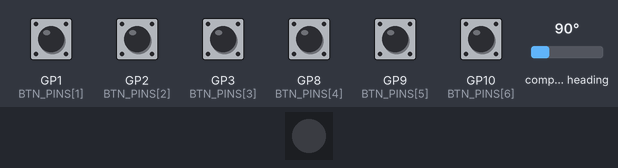
Bench run of a sketch on a simulated Raspberry Pi Pico. On the bench: 1 RGB LEDs in strip order, left to right. Wiring (inferred from the names in the program): AS5600 angle sensor at I2C address 0x36. The test bench sets the inputs (shaded band); at power-on: GP1 (BTN_PINS[1]), GP2 (BTN_PINS[2]), GP3 (BTN_PINS[3]), GP8 (BTN_PINS[4]), GP9 (BTN_PINS[5]), GP10 (BTN_PINS[6]) HIGH, compass heading 90°. Dim RGB values are drawn brighter than linear; USB keyboard and mouse output is not drawn; what the sketch prints to the serial monitor is not drawn.

Above: at 1.7 s.
1.8 s: GP1 (BTN_PINS[1]) pulled LOW for 0.15 s
At 1.85 s:
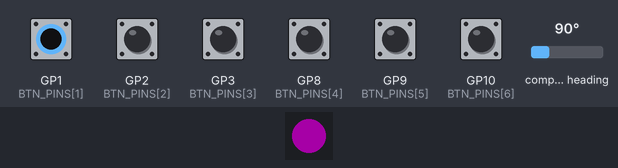
Timing chart, 0 to 4.8 s (numbered marks = the images above; inputs shaded):
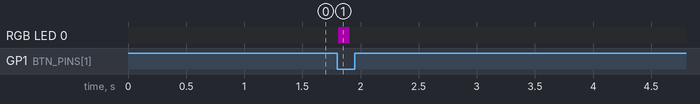

Measured:
- after the input at 1.8 s, RGB LED 0: off → RGB(40, 0, 40) at once, → off 0.10 s later

The sketch:

rp2040_controller.ino
```cpp
#include <Arduino.h>
#include <Wire.h>
#include <Mouse.h>
#include <Keyboard.h>
#include <Adafruit_NeoPixel.h>
#include <math.h>

// ============================================================
// 用户可配置参数
// ============================================================

// ---- 鼠标灵敏度 ----
const float ENCODER_SENSITIVITY_X = 0.020f;
const float ENCODER_SENSITIVITY_Y = 0.020f;
const bool INVERT_X = false;
const bool INVERT_Y = false;

// ---- 编码器死区 ----
const int ENCODER_DEAD_ZONE = 1;
const int DEAD_ZONE_SOFT_END = 3;
const bool SOFT_DEAD_ZONE = false;

// ---- 1€ 滤波器 ----
const float ONE_EURO_FC_MIN = 2.5f;
const float ONE_EURO_BETA = 0.025f;
const float ONE_EURO_FC_D = 1.0f;

// ---- 响应曲线 ----
const float POWER_CURVE = 1.12f;

// ---- 方向消抖 (ms) ----
const int DIRECTION_DEBOUNCE_MS = 3;

// ---- I2C 频率 (Hz) ----
const uint32_t I2C_FREQ = 400000;

const uint32_t LOOP_PERIOD_US = 1000;

// ---- 按钮去抖 (ms) ----
const int BTN_DEBOUNCE_MS = 5;

// ---- NeoPixel ----
const int NEO_PIN = 16;
const int NEO_NUM = 1;
const int NEO_BRI = 40; // 0-255

const uint32_t LED_INIT = 0x0000FF;
const uint32_t LED_IDLE = 0x000000;
const uint32_t LED_PRESS = 0xFF00FF;
const uint32_t LED_STOP = 0xFF0000;

const uint32_t HEARTBEAT_INTERVAL = 1000;

const int BTN_PINS[] = {0, 1, 2, 3, 8, 9, 10};
const int BTN_COUNT = sizeof(BTN_PINS) / sizeof(BTN_PINS[0]);
const char BTN_KEYS[] = {'d', 'f', 'j', 'k', 'c', 'm', 'y'};
//   BT_A='d'  BT_B='f'  BT_C='j'  BT_D='k'
//   FX_L='c'  FX_R='m'  START='y'

struct EncoderState
{
    uint16_t raw_angle;
    uint16_t last_angle;
    bool angle_valid;
    uint32_t seq;
};
static EncoderState g_enc_x, g_enc_y;

struct PipelineState
{
    float accum;
    float xhat;
    float dxhat;
    float prev_raw;
    uint64_t prev_ts_us;
    int last_dir;
    uint64_t debounce_until_us;
};
static PipelineState g_pipe_x, g_pipe_y;

// ---- 按钮 ----
struct ButtonState
{
    int pin;
    char key;
    bool pressed;
    uint32_t last_ms;
    bool debouncing;
};
static ButtonState g_btns[BTN_COUNT];

// ---- LED ----
static Adafruit_NeoPixel g_led(NEO_NUM, NEO_PIN, NEO_GRB + NEO_KHZ800);
static uint32_t g_led_color = LED_IDLE;
static uint32_t g_led_off_ms = 0;
static bool g_led_on = false;

const uint8_t AS5600_ADDR = 0x36;
const uint8_t AS5600_REG_RAW = 0x0C;
const uint8_t AS5600_REG_STATUS = 0x0B;

static uint16_t i2c_read_raw_angle(TwoWire &wire, uint8_t addr)
{
    wire.beginTransmission(addr);
    wire.write(AS5600_REG_RAW);
    wire.endTransmission(false);

    wire.requestFrom(addr, (uint8_t)2);
    uint8_t hi = wire.read();
    uint8_t lo = wire.read();

    return ((uint16_t)(hi & 0x0F) << 8) | lo;
}

static bool i2c_init_and_check(TwoWire &wire, const char *name)
{
    wire.begin();
    wire.setClock(I2C_FREQ);

    wire.beginTransmission(AS5600_ADDR);
    wire.write(AS5600_REG_STATUS);
    wire.endTransmission(false);
    wire.requestFrom(AS5600_ADDR, (uint8_t)1);

    if (!wire.available())
    {
        Serial.print("  [");
        Serial.print(name);
        Serial.println("] I2C read failed!");
        return false;
    }

    uint8_t st = wire.read();
    bool md = (st >> 5) & 1;
    bool mh = (st >> 3) & 1;

    if (md && !mh)
    {
        uint16_t angle = i2c_read_raw_angle(wire, AS5600_ADDR);
        Serial.print("  [");
        Serial.print(name);
        Serial.print("] Magnet OK, angle=");
        Serial.println(angle);
        return true;
    }

    Serial.print("  [");
    Serial.print(name);
    Serial.print("] WARNING: Magnet issue (status=0x");
    Serial.print(st, HEX);
    Serial.println(")");
    return false;
}

static void read_both_encoders(uint16_t &out_x, uint16_t &out_y)
{

    Wire.beginTransmission(AS5600_ADDR);
    Wire.write(AS5600_REG_RAW);
    Wire.endTransmission(false);

    Wire1.beginTransmission(AS5600_ADDR);
    Wire1.write(AS5600_REG_RAW);
    Wire1.endTransmission(false);

    Wire.requestFrom(AS5600_ADDR, (uint8_t)2);
    Wire1.requestFrom(AS5600_ADDR, (uint8_t)2);

    uint8_t x_hi = Wire.read();
    uint8_t x_lo = Wire.read();
    uint8_t y_hi = Wire1.read();
    uint8_t y_lo = Wire1.read();

    out_x = ((uint16_t)(x_hi & 0x0F) << 8) | x_lo;
    out_y = ((uint16_t)(y_hi & 0x0F) << 8) | y_lo;
}

#define M_PI_f 3.1415926535f

static float apply_dead_zone(float delta)
{
    float abs_d = fabsf(delta);
    if (abs_d < (float)ENCODER_DEAD_ZONE)
        return 0.0f;
    if (SOFT_DEAD_ZONE && abs_d < (float)DEAD_ZONE_SOFT_END)
    {
        float factor = (abs_d - ENCODER_DEAD_ZONE) / (float)(DEAD_ZONE_SOFT_END - ENCODER_DEAD_ZONE);
        return (delta > 0 ? 1.0f : -1.0f) * abs_d * factor;
    }
    return delta;
}

static float apply_one_euro(PipelineState *s, float raw, uint64_t now_us)
{
    if (ONE_EURO_FC_MIN <= 0.0f || ONE_EURO_BETA <= 0.0f)
        return raw;

    if (s->prev_ts_us == 0)
    {
        s->xhat = raw;
        s->dxhat = 0.0f;
        s->prev_raw = raw;
        s->prev_ts_us = now_us;
        return raw;
    }

    float dt = (float)(now_us - s->prev_ts_us) * 1e-6f;
    if (dt < 0.00005f)
        dt = 0.00005f;
    s->prev_ts_us = now_us;

    float alpha_d = dt / (dt + 1.0f / (2.0f * M_PI_f * ONE_EURO_FC_D));
    float speed = (raw - s->prev_raw) / dt;
    s->dxhat = alpha_d * speed + (1.0f - alpha_d) * s->dxhat;

    // 自适应截止频率
    float fc = ONE_EURO_FC_MIN + ONE_EURO_BETA * fabsf(s->dxhat);

    // 平滑信号
    float alpha = dt / (dt + 1.0f / (2.0f * M_PI_f * fc));
    s->xhat = alpha * raw + (1.0f - alpha) * s->xhat;

    s->prev_raw = raw;
    return s->xhat;
}

static float apply_power_curve(float val)
{
    if (POWER_CURVE == 1.0f)
        return val;
    float sign = (val >= 0.0f) ? 1.0f : -1.0f;
    return sign * powf(fabsf(val), POWER_CURVE);
}

static float apply_direction_debounce(PipelineState *s, float dx,
                                      uint64_t now_us)
{
    if (DIRECTION_DEBOUNCE_MS <= 0 || dx == 0.0f)
        return dx;

    int dir = (dx > 0.0f) ? 1 : -1;
    uint64_t debounce_us = (uint64_t)DIRECTION_DEBOUNCE_MS * 1000ULL;

    if (s->last_dir != 0 && dir != s->last_dir)
    {
        if (now_us < s->debounce_until_us)
            return 0.0f;
        s->debounce_until_us = now_us + debounce_us;
        s->last_dir = dir;
    }
    else
    {
        s->last_dir = dir;
        s->debounce_until_us = 0;
    }
    return dx;
}

static float run_pipeline(PipelineState *s, float dx, uint64_t now_us)
{
    dx = apply_dead_zone(dx);
    dx = apply_one_euro(s, dx, now_us);
    dx = apply_power_curve(dx);
    dx = apply_direction_debounce(s, dx, now_us);
    return dx;
}

static int compute_delta(uint16_t raw, uint16_t *last, bool *valid)
{
    if (!*valid)
    {
        *last = raw;
        *valid = true;
        return 0;
    }
    int d = (int)raw - (int)(*last);
    *last = raw;
    if (d > 2048)
        return d - 4096;
    else if (d < -2048)
        return d + 4096;
    return d;
}

static void buttons_init()
{
    for (int i = 0; i < BTN_COUNT; i++)
    {
        g_btns[i].pin = BTN_PINS[i];
        g_btns[i].key = BTN_KEYS[i];
        g_btns[i].pressed = false;
        g_btns[i].last_ms = 0;
        g_btns[i].debouncing = false;
        pinMode(BTN_PINS[i], INPUT_PULLUP);
    }
}

static void buttons_poll()
{
    uint32_t now = millis();

    for (int i = 0; i < BTN_COUNT; i++)
    {
        ButtonState *b = &g_btns[i];
        bool raw = !digitalRead(b->pin);

        if (raw == b->pressed)
        {
            b->debouncing = false;
            continue;
        }

        if (!b->debouncing)
        {
            b->debouncing = true;
            b->last_ms = now;
            continue;
        }

        if (now - b->last_ms >= (uint32_t)BTN_DEBOUNCE_MS)
        {
            b->pressed = raw;
            b->debouncing = false;

            if (raw)
            {
                Keyboard.press(b->key);
            }
            else
            {
                Keyboard.release(b->key);
            }

            if (raw)
            {
                g_led_color = LED_PRESS;
                g_led_on = true;
                g_led_off_ms = millis() + 100;
            }
        }
    }
}

static void led_init()
{
    g_led.begin();
    g_led.setBrightness(NEO_BRI);
    g_led.setPixelColor(0, LED_INIT);
    g_led.show();
}

static void led_update()
{
    if (g_led_on && millis() > g_led_off_ms)
    {
        g_led_color = LED_IDLE;
        g_led_on = false;
    }
    g_led.setPixelColor(0, g_led_color);
    g_led.show();
}

void setup()
{
    Serial.begin(115200);
    delay(500);

    Serial.println(F("\n========================================"));
    Serial.println(F("  SDVX Controller — RP2040 + AS5600"));
    Serial.println(F("  [C: Dual HW I2C @ 1000Hz]"));
    Serial.println(F("========================================"));

    // ---- LED ----
    led_init();

    // ---- I2C + 编码器 ----
    Serial.println(F("\n[I2C] Initializing dual I2C buses..."));
    Wire.setSDA(4);
    Wire.setSCL(5);
    Wire1.setSDA(6);
    Wire1.setSCL(7);

    bool ok_x = i2c_init_and_check(Wire, "X (I2C0 GP4/GP5)");
    bool ok_y = i2c_init_and_check(Wire1, "Y (I2C1 GP6/GP7)");

    if (!ok_x || !ok_y)
    {
        Serial.println(F("  WARNING: One or both encoders may not work."));
    }

    // ---- 按钮 ----
    Serial.println(F("\n[Buttons]"));
    buttons_init();
    Serial.print(F("  "));
    Serial.print(BTN_COUNT);
    Serial.println(F(" buttons"));

    // ---- USB HID ----
    Serial.println(F("\n[HID] Starting USB HID..."));
    Mouse.begin();
    Keyboard.begin();
    Serial.println(F("  Mouse + Keyboard ready"));

    g_led_color = LED_IDLE;
    led_update();

    Serial.println(F("\n========================================"));
    Serial.println(F("  Ready! @ 1000Hz I2C read loop"));
    Serial.println(F("========================================\n"));
}

void loop()
{
    static uint32_t next_loop_us = 0;
    static uint32_t loop_count = 0;
    static uint64_t last_seq_x = 0;
    static uint64_t last_seq_y = 0;

    uint32_t now_us = micros();
    if (now_us < next_loop_us)
    {
        delayMicroseconds(50);
        return;
    }
    next_loop_us = now_us + LOOP_PERIOD_US;
    loop_count++;
    uint64_t now_us64 = (uint64_t)now_us;

    led_update();

    uint16_t raw_x, raw_y;
    read_both_encoders(raw_x, raw_y);

    int dx = compute_delta(raw_x, &g_enc_x.last_angle, &g_enc_x.angle_valid);
    int dy = compute_delta(raw_y, &g_enc_y.last_angle, &g_enc_y.angle_valid);

    if (INVERT_X)
        dx = -dx;
    if (INVERT_Y)
        dy = -dy;

    float fx = run_pipeline(&g_pipe_x, (float)dx, now_us64);
    float fy = run_pipeline(&g_pipe_y, (float)dy, now_us64);

    g_pipe_x.accum += fx * ENCODER_SENSITIVITY_X;
    g_pipe_y.accum += fy * ENCODER_SENSITIVITY_Y;

    int mx = (int)g_pipe_x.accum;
    int my = (int)g_pipe_y.accum;

    if (mx != 0 || my != 0)
    {
        Mouse.move(mx, my);
        g_pipe_x.accum -= (float)mx;
        g_pipe_y.accum -= (float)my;
    }

    buttons_poll();

    if (loop_count % HEARTBEAT_INTERVAL == 0)
    {
        Serial.print(F("  ["));
        Serial.print(loop_count);
        Serial.print(F("] raw=("));
        Serial.print(raw_x);
        Serial.print(F(","));
        Serial.print(raw_y);
        Serial.print(F(")  d=("));
        Serial.print(dx);
        Serial.print(F(","));
        Serial.print(dy);
        Serial.print(F(")  f=("));
        Serial.print(fx, 1);
        Serial.print(F(","));
        Serial.print(fy, 1);
        Serial.print(F(")  acc=("));
        Serial.print(g_pipe_x.accum, 1);
        Serial.print(F(","));
        Serial.print(g_pipe_y.accum, 1);
        Serial.println(F(")"));
    }
}
```
